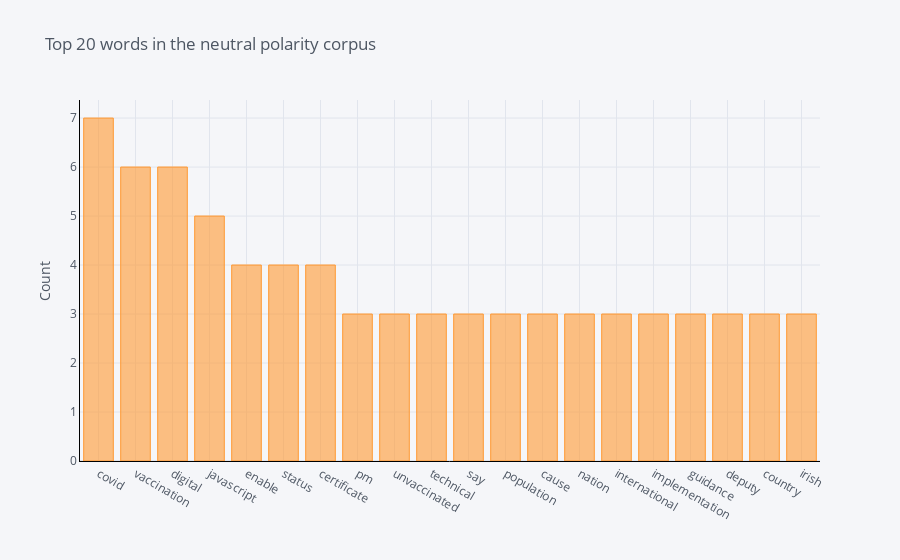

Notebook code for this chart:
### Code cell
print("Frequent Words in neutral polarity text")
common_words = get_top_n_words(df[df['polarity']==0]['text'],20)
total=0
for word, freq in common_words:

    print(word, freq)
    
    total=total+freq
for word, freq in common_words:
    perc=(freq/len(neu_text))*100
    print(word,str(perc)+"%")
df1 = pd.DataFrame(common_words, columns = ['ReviewText' , 'count'])
df1.groupby('ReviewText').sum()['count'].sort_values(ascending=False).iplot(
    kind='bar', yTitle='Count', linecolor='black', title='Top 20 words in the neutral polarity corpus')

### Figure 1 — Plotly figure (JSON) as saved in the notebook; plotly's stock layout.template omitted (floating-point values rounded to 4 significant figures)
{"data": [{"marker": {"color": "rgba(255, 153, 51, 0.6)", "line": {"color": "rgba(255, 153, 51, 1.0)", "width": 1}}, "name": "count", "orientation": "v", "text": "", "type": "bar", "x": ["covid", "vaccination", "digital", "javascript", "enable", "status", "certificate", "pm", "unvaccinated", "technical", "say", "population", "cause", "nation", "international", "implementation", "guidance", "deputy", "country", "irish"], "y": [7, 6, 6, 5, 4, 4, 4, 3, 3, 3, 3, 3, 3, 3, 3, 3, 3, 3, 3, 3]}], "layout": {"legend": {"bgcolor": "#F5F6F9", "font": {"color": "#4D5663"}}, "paper_bgcolor": "#F5F6F9", "plot_bgcolor": "#F5F6F9", "title": {"font": {"color": "#4D5663"}, "text": "Top 20 words in the neutral polarity corpus"}, "xaxis": {"gridcolor": "#E1E5ED", "linecolor": "black", "showgrid": true, "tickfont": {"color": "#4D5663"}, "title": {"font": {"color": "#4D5663"}, "text": ""}, "zerolinecolor": "#E1E5ED"}, "yaxis": {"gridcolor": "#E1E5ED", "linecolor": "black", "showgrid": true, "tickfont": {"color": "#4D5663"}, "title": {"font": {"color": "#4D5663"}, "text": "Count"}, "zerolinecolor": "#E1E5ED"}}}
